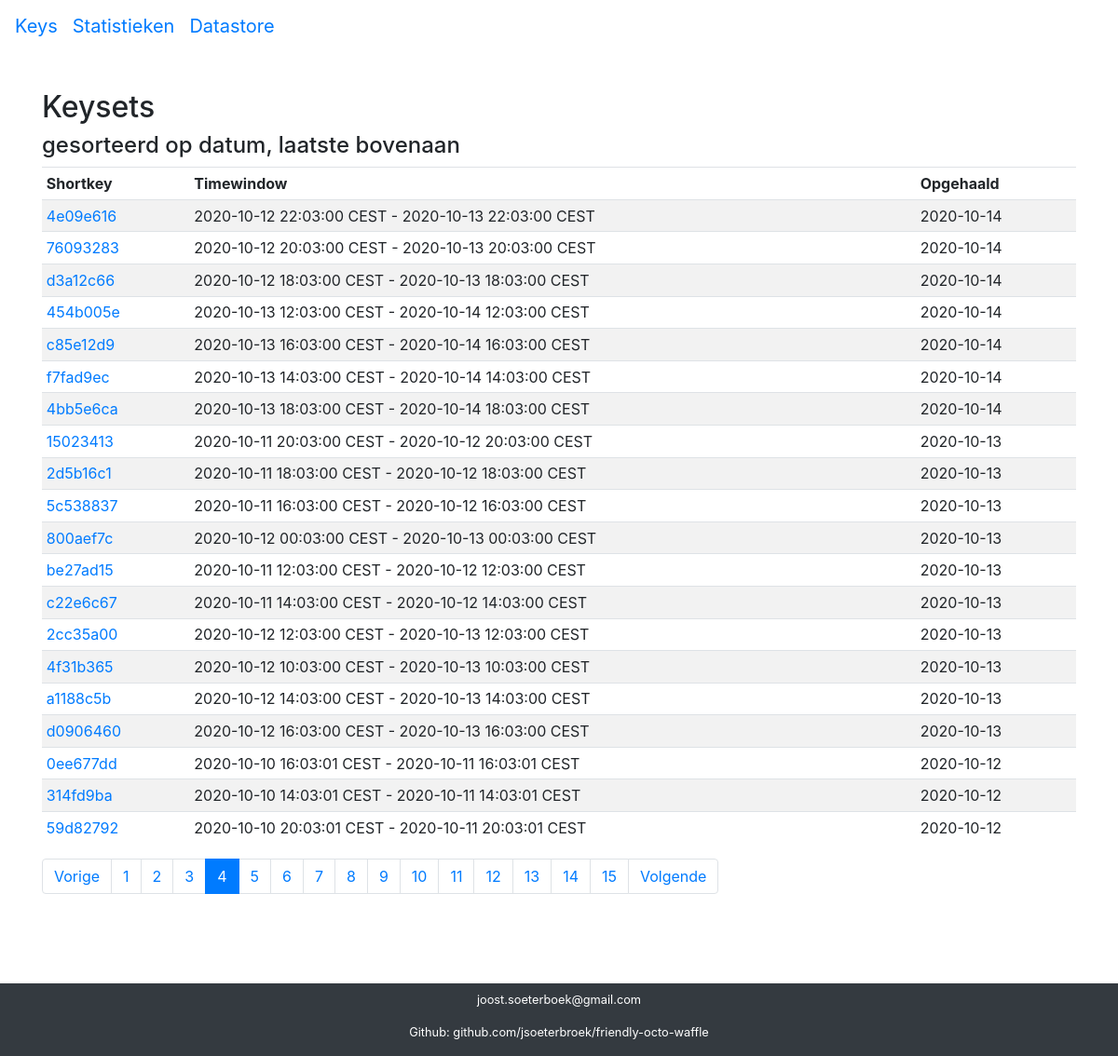
Screenshot of /keys/?page=4 with the database file from the repository.
### keys/models.py (models this page shows, shortened)
class Keys(models.Model):
    key = models.CharField("key", max_length=255, unique=True, primary_key=True)
    shortkey = models.CharField("short key", max_length=8)
    created = models.DateTimeField(auto_now_add=True, editable=False)
    environment = models.CharField("omgeving", max_length=125)
    seen = models.CharField("opgehaald", max_length=48)
    start_timestamp = models.CharField("timestamp start", max_length=48)
    end_timestamp = models.CharField("timestamp end", max_length=48)
    num_teks = models.IntegerField('number of keys')
    class Meta:
        verbose_name = 'Exposure Keyset'
        verbose_name_plural = 'Exposure Keysets'

### keys/views.py (the view)
# urls.py: path('keys/', include('keys.urls'), name='key_index'),
def key_index(request):
    keysets_list_latest = Keys.objects.order_by('-seen')
    paginator = Paginator(keysets_list_latest, settings.KEYSETS_PAGINATE_BY)
    page = request.GET.get('page')
    try:
        plist = paginator.get_page(page)
    except PageNotAnInteger:
        plist = paginator.get_page(1)
    except EmptyPage:
        plist = paginator.get_page(paginator.num_pages)
    context = {'plist': plist}
    return render(request, 'key_index.html', context)

### keys/templates/key_index.html
{% extends "base.html" %}
{% block content %}
{% load static %}
{% load l10n %}
<p>&nbsp;</p>
<h2> Keysets </h2>
<h4> gesorteerd op datum, laatste bovenaan </h4>
  {% if plist %}
  <table class="table table-striped table-sm">
          <thead>
            <tr>
                    <td><b>Shortkey</b></td>
                    <td><b>Timewindow</b></td>
                    <td><b>Opgehaald</b></td>
            </tr>
          </thead>
          <tbody>
    {% for p in plist %}
      <tr>
          <td><a href="{{p.shortkey}}/">{{p.shortkey}}<a/></td><td>{{p.start_timestamp}} - {{p.end_timestamp}}</td><td>{{p.seen}}</td>
      </tr>
    {% endfor %}
  </tbody>
  </table>
 {% if plist.has_other_pages %}
  <nav aria-label="pagination">
  <ul class="pagination">
    {% if plist.has_previous %}
      <li class="page-item"><a class="page-link" href="?page={{ plist.previous_page_number }}">Vorige</a></li>
    {% else %}
      <li class="page-item disabled"><span class="page-link">Vorige</span></li>
    {% endif %}
    {% for i in plist.paginator.page_range %}
      {% if plist.number == i %}
        <li class="page-item active"><span class="page-link">{{ i }} <span class="sr-only">(current)</span></span></li>
      {% else %}
        <li class="page-item"><a class="page-link" href="?page={{ i }}">{{ i }}</a></li>
      {% endif %}
    {% endfor %}
    {% if plist.has_next %}
      <li class="page-item"><a class="page-link" href="?page={{ plist.next_page_number }}">Volgende</a></li>
    {% else %}
      <li class="page-item disabled"><span class="page-link">Volgende</span></li>
    {% endif %}
  </ul>
  </nav>
  {% endif %}
  {% else %}
   <p>There are no keysets in the database.</p>
  {% endif %}
{% endblock %}

### rows the page displays
Keys: shortkey "4e09e616", start_timestamp "2020-10-12 22:03:00 CEST", end_timestamp "2020-10-13 22:03:00 CEST", seen "2020-10-14"
Keys: shortkey "76093283", start_timestamp "2020-10-12 20:03:00 CEST", end_timestamp "2020-10-13 20:03:00 CEST", seen "2020-10-14"
Keys: shortkey "d3a12c66", start_timestamp "2020-10-12 18:03:00 CEST", end_timestamp "2020-10-13 18:03:00 CEST", seen "2020-10-14"
Keys: shortkey "454b005e", start_timestamp "2020-10-13 12:03:00 CEST", end_timestamp "2020-10-14 12:03:00 CEST", seen "2020-10-14"
Keys: shortkey "c85e12d9", start_timestamp "2020-10-13 16:03:00 CEST", end_timestamp "2020-10-14 16:03:00 CEST", seen "2020-10-14"
Keys: shortkey "f7fad9ec", start_timestamp "2020-10-13 14:03:00 CEST", end_timestamp "2020-10-14 14:03:00 CEST", seen "2020-10-14"
Keys: shortkey "4bb5e6ca", start_timestamp "2020-10-13 18:03:00 CEST", end_timestamp "2020-10-14 18:03:00 CEST", seen "2020-10-14"
Keys: shortkey "15023413", start_timestamp "2020-10-11 20:03:00 CEST", end_timestamp "2020-10-12 20:03:00 CEST", seen "2020-10-13"
Keys: shortkey "2d5b16c1", start_timestamp "2020-10-11 18:03:00 CEST", end_timestamp "2020-10-12 18:03:00 CEST", seen "2020-10-13"
Keys: shortkey "5c538837", start_timestamp "2020-10-11 16:03:00 CEST", end_timestamp "2020-10-12 16:03:00 CEST", seen "2020-10-13"
Keys: shortkey "800aef7c", start_timestamp "2020-10-12 00:03:00 CEST", end_timestamp "2020-10-13 00:03:00 CEST", seen "2020-10-13"
Keys: shortkey "be27ad15", start_timestamp "2020-10-11 12:03:00 CEST", end_timestamp "2020-10-12 12:03:00 CEST", seen "2020-10-13"
Keys: shortkey "c22e6c67", start_timestamp "2020-10-11 14:03:00 CEST", end_timestamp "2020-10-12 14:03:00 CEST", seen "2020-10-13"
Keys: shortkey "2cc35a00", start_timestamp "2020-10-12 12:03:00 CEST", end_timestamp "2020-10-13 12:03:00 CEST", seen "2020-10-13"
Keys: shortkey "4f31b365", start_timestamp "2020-10-12 10:03:00 CEST", end_timestamp "2020-10-13 10:03:00 CEST", seen "2020-10-13"
Keys: shortkey "a1188c5b", start_timestamp "2020-10-12 14:03:00 CEST", end_timestamp "2020-10-13 14:03:00 CEST", seen "2020-10-13"
Keys: shortkey "d0906460", start_timestamp "2020-10-12 16:03:00 CEST", end_timestamp "2020-10-13 16:03:00 CEST", seen "2020-10-13"
Keys: shortkey "0ee677dd", start_timestamp "2020-10-10 16:03:01 CEST", end_timestamp "2020-10-11 16:03:01 CEST", seen "2020-10-12"
Keys: shortkey "314fd9ba", start_timestamp "2020-10-10 14:03:01 CEST", end_timestamp "2020-10-11 14:03:01 CEST", seen "2020-10-12"
Keys: shortkey "59d82792", start_timestamp "2020-10-10 20:03:01 CEST", end_timestamp "2020-10-11 20:03:01 CEST", seen "2020-10-12"

### other values shown
{{ i }} "1" "2" "3" "5" "6" "7" "8" "9" "10" "11" "12" "13" "14" "15"
{{ i }} "4"
